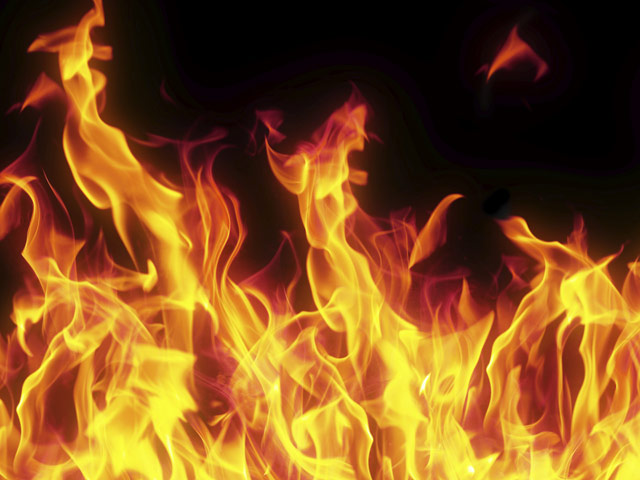
#> input picture dz22/images/generic-fire.jpg, 640 x 480 px
$ python img_transform.py
#> lines starting #> are read from the running program, lines starting #| are printed output that depends on the picture
from PIL import Image
from PIL.ImageOps import mirror

img_file_1, img_file_2 = ['images/generic-fire.jpg', 'images/Large_bonfire.jpg']


def open_and_mirror(img):
#> called with img = 'images/generic-fire.jpg'
    im = Image.open(img)
#> im is the input picture: PIL image 640x480 RGB; mean R, G, B 130.4, 80.7, 28.7
    return mirror(im)
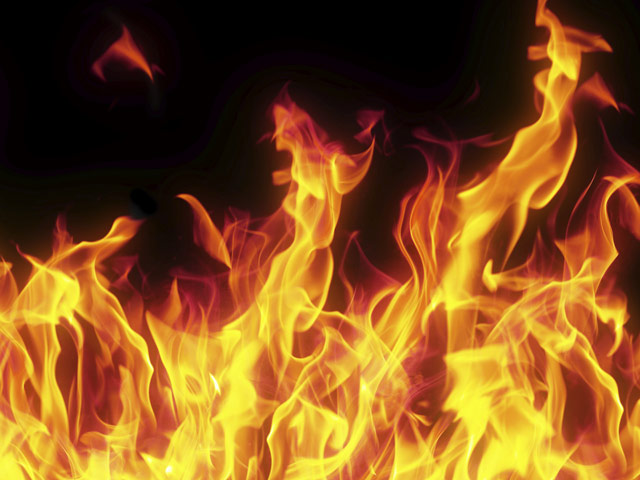
#> returned value: PIL image 640x480 RGB; mean R, G, B 130.4, 80.7, 28.7
#> call 2 of open_and_mirror, with img = 'images/Large_bonfire.jpg'
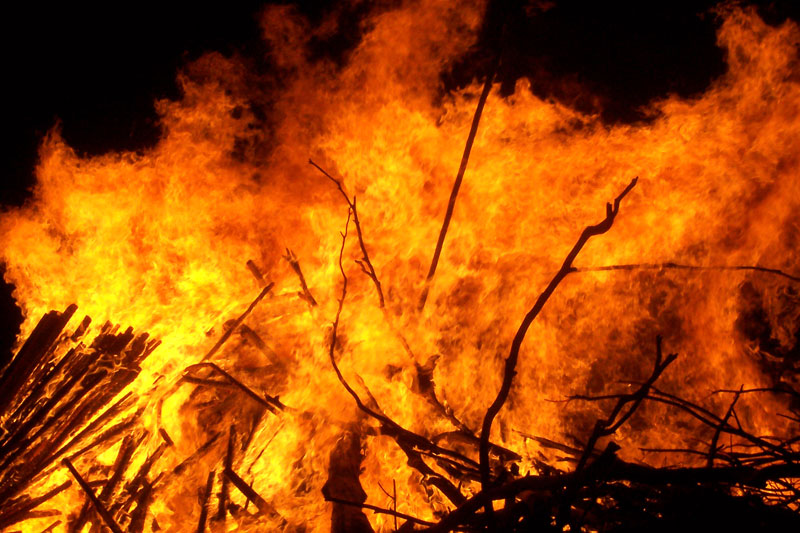
#> input picture dz22/images/Large_bonfire.jpg, 800 x 533 px
#> in open_and_mirror, im is the input picture: PIL image 800x533 RGB; mean R, G, B 158.9, 72.8, 5.9
#> in open_and_mirror (call 2), `return mirror(im)`:
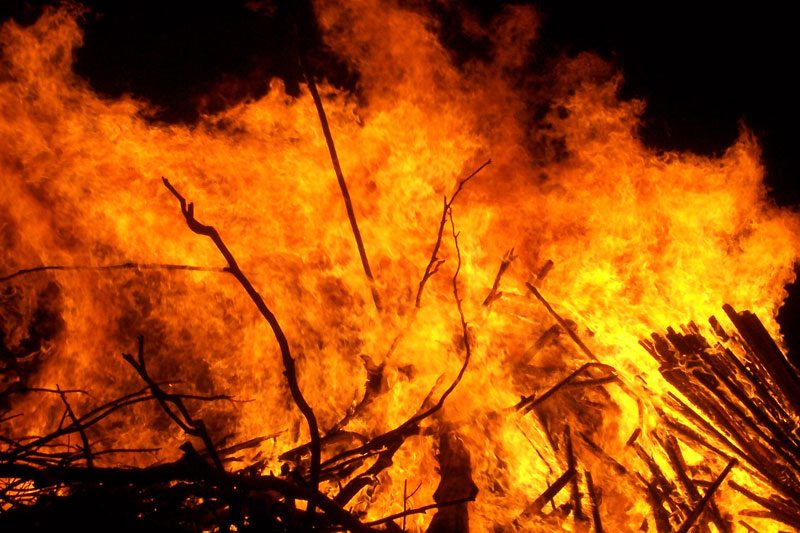
#> returned value: PIL image 800x533 RGB; mean R, G, B 158.9, 72.8, 5.9


def combine_h(im1, im2):
    combined = Image.new('RGB', (im1.width + im2.width, min(im1.height, im2.height)))
#> combined: PIL image 1440x480 RGB; every value is 0
    combined.paste(im1, (0, 0))
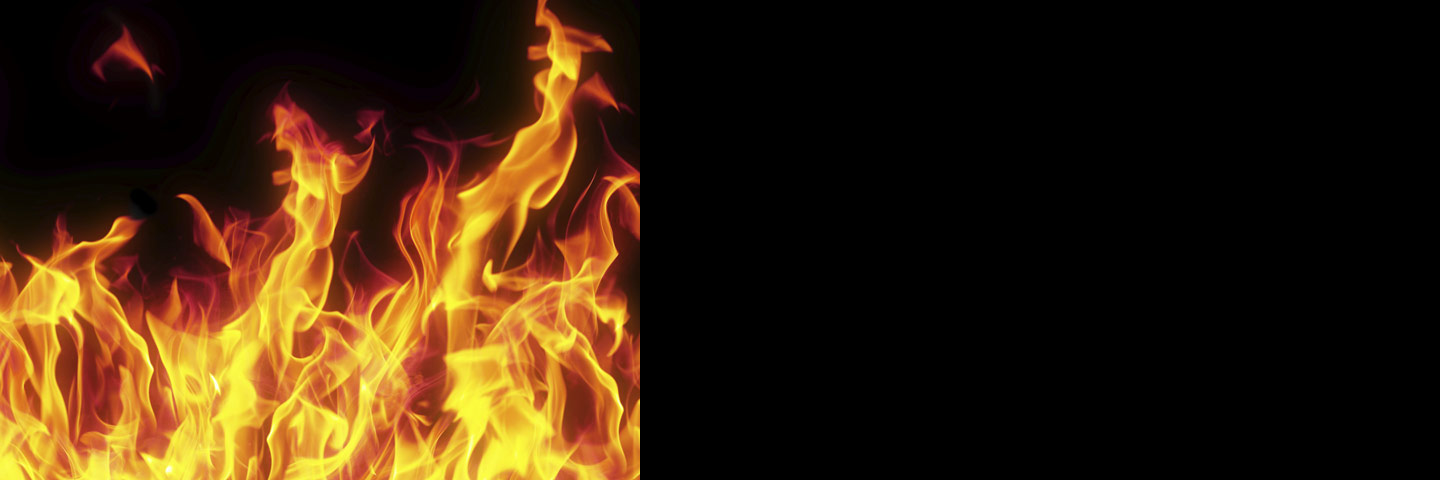
#> combined: PIL image 1440x480 RGB; mean R, G, B 58, 35.9, 12.7
    combined.paste(im2, (im1.width, 0))
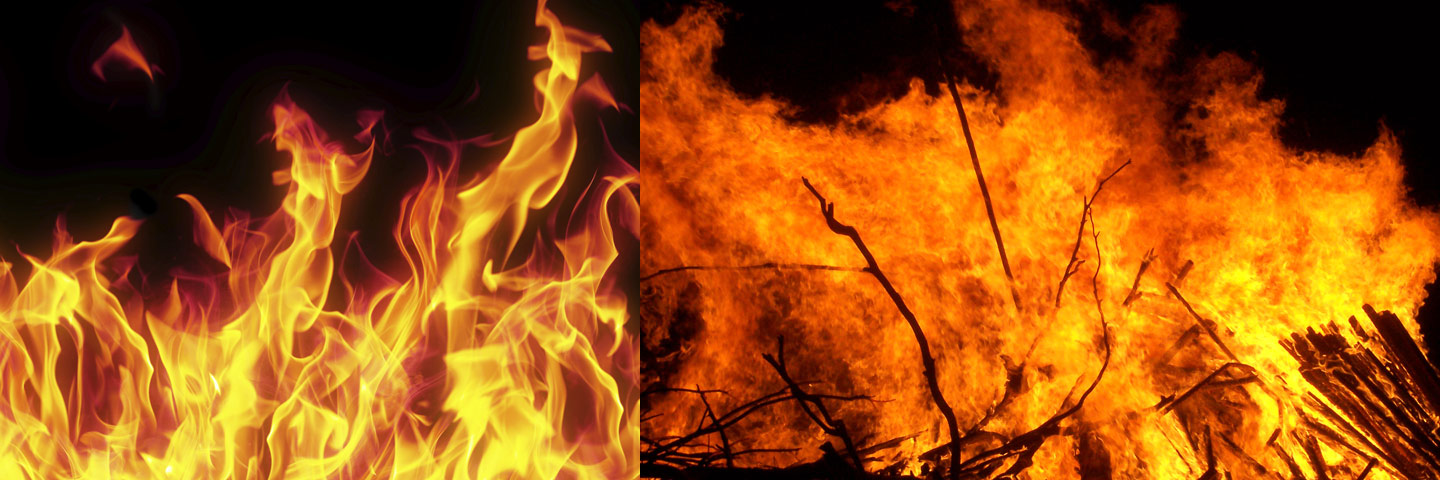
#> combined: PIL image 1440x480 RGB; mean R, G, B 149.1, 77.7, 16
    return combined


result = combine_h(open_and_mirror(img_file_1), open_and_mirror(img_file_2))
result.save('processed-images/new_processed_image.png')
